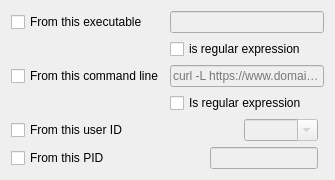
     <widget class="QWidget" name="tabWidgetPage1">
      <attribute name="icon">
       <iconset theme="system-run">
        <normaloff>../../../../../../.designer/backup</normaloff>../../../../../../.designer/backup</iconset>
      </attribute>
      <attribute name="title">
       <string>Applications</string>
      </attribute>
      <layout class="QGridLayout" name="gridLayout_2">
       <item row="0" column="1" colspan="2">
        <widget class="QLineEdit" name="procLine">
         <property name="enabled">
          <bool>false</bool>
         </property>
         <property name="toolTip">
          <string>&lt;html&gt;&lt;head/&gt;&lt;body&gt;&lt;p&gt;The value of this field is always the absolute path to the executable: /path/to/binary&lt;br/&gt;&lt;/p&gt;&lt;p&gt;Examples:&lt;/p&gt;&lt;p&gt;- Simple: /path/to/binary&lt;/p&gt;&lt;p&gt;- Multiple paths: ^/usr/lib(64|)/firefox/firefox$&lt;/p&gt;&lt;p&gt;- Multiple binaries: ^(/usr/sbin/ntpd|/lib/systemd/systemd-timesyncd|/usr/bin/xbrlapi|/usr/bin/dirmngr)$ &lt;/p&gt;&lt;p&gt;- Deny/Allow executions from /tmp:&lt;/p&gt;&lt;p&gt;^/(var/|)tmp/.*$&lt;br/&gt;&lt;/p&gt;&lt;p&gt;For more examples visit the &lt;a href="https://github.com/evilsocket/opensnitch/wiki/Rules-examples"&gt;wiki page&lt;/a&gt; or ask on the &lt;a href="https://github.com/evilsocket/opensnitch/discussions"&gt;Discussion forums&lt;/a&gt;.&lt;/p&gt;&lt;/body&gt;&lt;/html&gt;</string>
         </property>
        </widget>
       </item>
       <item row="3" column="1">
        <widget class="QCheckBox" name="checkCmdlineRegexp">
         <property name="text">
          <string>Is regular expression</string>
         </property>
        </widget>
       </item>
       <item row="4" column="0">
        <widget class="QCheckBox" name="uidCheck">
         <property name="text">
          <string>From this user ID</string>
         </property>
        </widget>
       </item>
       <item row="2" column="0">
        <widget class="QCheckBox" name="cmdlineCheck">
         <property name="text">
          <string>From this command line</string>
         </property>
        </widget>
       </item>
       <item row="2" column="1" colspan="2">
        <widget class="QLineEdit" name="cmdlineLine">
         <property name="enabled">
          <bool>false</bool>
         </property>
         <property name="toolTip">
          <string>&lt;html&gt;&lt;head/&gt;&lt;body&gt;&lt;p&gt;This field will contain and match the command line that was executed by the user.&lt;br/&gt;&lt;/p&gt;&lt;p&gt;If the user typed the command, only the command will appear:&lt;/p&gt;&lt;p&gt;telnet 1.2.3.4&lt;br/&gt;&lt;/p&gt;&lt;p&gt;If the user typed the absolute or relative path to the command, that is what will appear:&lt;/p&gt;&lt;p&gt;/usr/bin/telnet 1.2.3.4&lt;/p&gt;&lt;p&gt;../../../usr/bin/telnet 1.2.3.4&lt;/p&gt;&lt;/body&gt;&lt;/html&gt;</string>
         </property>
         <property name="placeholderText">
          <string notr="true">curl -L https://www.domain.com</string>
         </property>
        </widget>
       </item>
       <item row="5" column="0">
        <widget class="QCheckBox" name="pidCheck">
         <property name="text">
          <string>From this PID</string>
         </property>
        </widget>
       </item>
       <item row="5" column="1">
        <layout class="QHBoxLayout" name="horizontalLayout_11">
         <item>
          <spacer name="horizontalSpacer_11">
           <property name="orientation">
            <enum>Qt::Horizontal</enum>
           </property>
           <property name="sizeHint" stdset="0">
            <size>
             <width>40</width>
             <height>20</height>
            </size>
           </property>
          </spacer>
         </item>
         <item>
          <widget class="QLineEdit" name="pidLine">
           <property name="enabled">
            <bool>false</bool>
           </property>
           <property name="sizePolicy">
            <sizepolicy hsizetype="Minimum" vsizetype="Fixed">
             <horstretch>0</horstretch>
             <verstretch>0</verstretch>
            </sizepolicy>
           </property>
          </widget>
         </item>
        </layout>
       </item>
       <item row="4" column="1">
        <layout class="QHBoxLayout" name="horizontalLayout_8">
         <item>
          <spacer name="horizontalSpacer_2">
           <property name="orientation">
            <enum>Qt::Horizontal</enum>
           </property>
           <property name="sizeType">
            <enum>QSizePolicy::Policy::MinimumExpanding</enum>
           </property>
           <property name="sizeHint" stdset="0">
            <size>
             <width>0</width>
             <height>0</height>
            </size>
           </property>
          </spacer>
         </item>
         <item>
          <widget class="QComboBox" name="uidCombo">
           <property name="enabled">
            <bool>false</bool>
           </property>
           <property name="sizePolicy">
            <sizepolicy hsizetype="MinimumExpanding" vsizetype="Fixed">
             <horstretch>0</horstretch>
             <verstretch>0</verstretch>
            </sizepolicy>
           </property>
           <property name="editable">
            <bool>true</bool>
           </property>
          </widget>
         </item>
        </layout>
       </item>
       <item row="0" column="0">
        <widget class="QCheckBox" name="procCheck">
         <property name="text">
          <string>From this executable</string>
         </property>
        </widget>
       </item>
       <item row="1" column="1">
        <widget class="QCheckBox" name="checkProcRegexp">
         <property name="text">
          <string>is regular expression</string>
         </property>
        </widget>
       </item>
      </layout>
     </widget>
